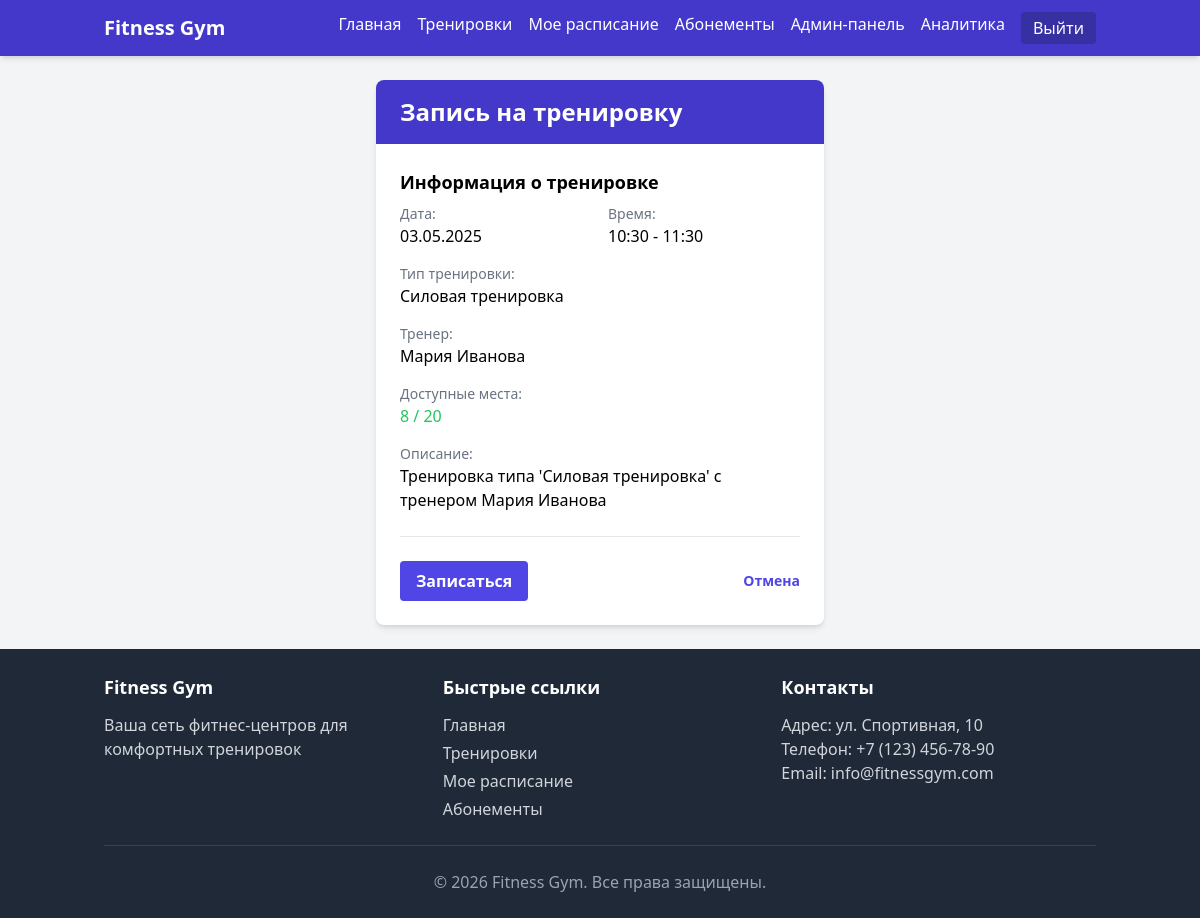
/user/book/3 (signed in), run on the app's committed database.
### models/models.py (models this page shows, shortened)
class Workout(db.Model):
    __tablename__ = 'workouts'
    id = db.Column(db.Integer, primary_key=True)
    trainer_id = db.Column(db.Integer, db.ForeignKey('trainers.id'), nullable=False)
    workout_type_id = db.Column(db.Integer, db.ForeignKey('workout_types.id'), nullable=False)
    start_time = db.Column(db.DateTime, nullable=False)
    end_time = db.Column(db.DateTime, nullable=False)
    max_participants = db.Column(db.Integer, default=10)
    description = db.Column(db.Text)
    bookings = db.relationship('Booking', backref='workout', lazy=True, cascade="all, delete-orphan")
    @property
    def available_spots(self):
        return self.max_participants - len(self.bookings)
    @property
    def is_full(self):
        return self.available_spots <= 0

class WorkoutType(db.Model):
    __tablename__ = 'workout_types'
    id = db.Column(db.Integer, primary_key=True)
    name = db.Column(db.String(100), nullable=False, unique=True)
    description = db.Column(db.Text)
    workouts = db.relationship('Workout', backref='workout_type', lazy=True)

class Trainer(db.Model):
    __tablename__ = 'trainers'
    id = db.Column(db.Integer, primary_key=True)
    first_name = db.Column(db.String(50), nullable=False)
    last_name = db.Column(db.String(50), nullable=False)
    experience_years = db.Column(db.Integer, default=0)
    specialization = db.Column(db.String(100), nullable=False)
    profile = db.Column(db.Text)
    workouts = db.relationship('Workout', backref='trainer', lazy=True, cascade="all, delete-orphan")

### controllers/user.py (the view, shortened to what this page needs)
@user_bp.route('/book/<int:workout_id>', methods=['GET', 'POST'])
@login_required
def book_workout(workout_id):
    workout = Workout.query.get_or_404(workout_id)
    existing_booking = Booking.query.filter_by(
        user_id=current_user.id,
        workout_id=workout.id
    ).first()
    if existing_booking:
        flash('Вы уже записаны на эту тренировку', 'warning')
        return redirect(url_for('user.workouts'))
    if workout.is_full:
        flash('На данную тренировку не осталось свободных мест', 'danger')
        return redirect(url_for('user.workouts'))
    form = BookingForm()
    return render_template('user/book_workout.html',
                         title='Запись на тренировку',
                         form=form,
                         workout=workout)

### forms/booking_forms.py
class BookingForm(FlaskForm):
    submit = SubmitField('Записаться')

### templates/user/book_workout.html (shortened to what this page needs)
{% extends 'base.html' %}
{% block content %}
    <div class="max-w-md mx-auto bg-white rounded-lg shadow-md overflow-hidden">
        <div class="bg-indigo-700 text-white py-4 px-6">
            <h2 class="text-2xl font-bold">Запись на тренировку</h2>
        </div>
        <div class="p-6">
            <div class="mb-6">
                <h3 class="text-lg font-semibold mb-2">Информация о тренировке</h3>
                <div class="grid grid-cols-2 gap-4 mb-4">
                    <div>
                        <p class="text-gray-500 text-sm">Дата:</p>
                        <p>{{ workout.start_time.strftime('%d.%m.%Y') }}</p>
                    </div>
                    <div>
                        <p class="text-gray-500 text-sm">Время:</p>
                        <p>{{ workout.start_time.strftime('%H:%M') }} - {{ workout.end_time.strftime('%H:%M') }}</p>
                    </div>
                </div>
                <div class="mb-4">
                    <p class="text-gray-500 text-sm">Тип тренировки:</p>
                    <p>{{ workout.workout_type.name }}</p>
                </div>
                <div class="mb-4">
                    <p class="text-gray-500 text-sm">Тренер:</p>
                    <p>{{ workout.trainer.first_name }} {{ workout.trainer.last_name }}</p>
                </div>
                <div class="mb-4">
                    <p class="text-gray-500 text-sm">Доступные места:</p>
                    <p class="{% if workout.is_full %}text-red-500{% elif workout.available_spots <= 3 %}text-yellow-500{% else %}text-green-500{% endif %}">
                        {{ workout.available_spots }} / {{ workout.max_participants }}
                    </p>
                </div>
                {% if workout.description %}
                    <div class="mb-4">
                        <p class="text-gray-500 text-sm">Описание:</p>
                        <p>{{ workout.description }}</p>
                    </div>
                {% endif %}
            </div>
            <div class="border-t pt-6">
                <form method="POST" action="{{ url_for('user.book_workout', workout_id=workout.id) }}">
                    <div class="flex items-center justify-between">
                        {{ form.submit(class="bg-indigo-600 hover:bg-indigo-700 text-white font-bold py-2 px-4 rounded focus:outline-none focus:shadow-outline") }}
                        <a href="{{ url_for('user.workouts') }}" class="inline-block align-baseline font-bold text-sm text-indigo-600 hover:text-indigo-800">
                            Отмена
                        </a>
                    </div>
                </form>
            </div>
        </div>
    </div>
{% endblock %}

### data on the page
Workout: start_time "03.05.2025", start_time "10:30", end_time "11:30", available_spots "8", max_participants "20", description "Тренировка типа 'Силовая тренировка' с тренером Мария Иванова"
WorkoutType: workout_type.name "Силовая тренировка"
Trainer: trainer.first_name "Мария", trainer.last_name "Иванова"
